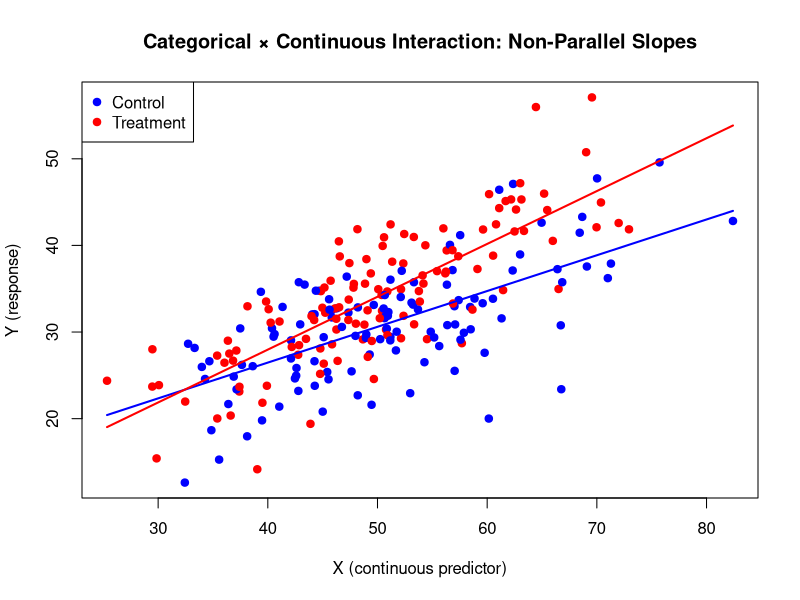

Source code (R):
## ============================================================
## Interaction demo: Categorical (binary) x Continuous
## - Simulate data where slope of X differs by group
## - Fit main-effects-only vs interaction model
## - Partial F-test for interaction
## - Interpret coefficients as group-specific intercepts/slopes
## - Visualize non-parallel lines
## - Show centering of X for interpretability
## ============================================================

set.seed(123)

n <- 240

# Binary categorical predictor (e.g., Treatment vs Control)
group <- factor(sample(c("Control", "Treatment"), size = n, replace = TRUE))

# Continuous predictor (e.g., dosage, age, study time)
X <- rnorm(n, mean = 50, sd = 10)

# True DGP: different intercepts AND different slopes by group
# Control:  E[Y|X] = (beta0) + (beta1)*X
# Treat:    E[Y|X] = (beta0+beta2) + (beta1+beta3)*X
beta0 <- 10
beta1 <- 0.40   # slope in Control
beta2 <- -8     # intercept shift for Treatment vs Control
beta3 <- 0.25   # slope difference (Treatment - Control)

eps <- rnorm(n, sd = 5)

Y <- beta0 +
  beta1 * X +
  beta2 * (group == "Treatment") +
  beta3 * X * (group == "Treatment") +
  eps

dat <- data.frame(Y, X, group)

## ------------------------------------------------------------
## 1) Main-effects-only model (assumes parallel slopes)
## ------------------------------------------------------------

m_main <- lm(Y ~ X + group, data = dat)

cat("\n--- Main-effects-only model: Y ~ X + group ---\n")
print(summary(m_main))

## ------------------------------------------------------------
## 2) Interaction model (allows different slopes by group)
## ------------------------------------------------------------

m_int <- lm(Y ~ X * group, data = dat)  # X + group + X:group

cat("\n--- Interaction model: Y ~ X * group ---\n")
print(summary(m_int))

## ------------------------------------------------------------
## 3) Partial F-test: does interaction improve fit?
##     H0: slope difference = 0  (no interaction)
## ------------------------------------------------------------

cat("\n--- Partial F-test (main vs interaction) ---\n")
print(anova(m_main, m_int))

cat("\n--- R-squared comparison ---\n")
cat("Main effects R^2:", summary(m_main)$r.squared, "\n")
cat("Interaction R^2:", summary(m_int)$r.squared, "\n")

## ------------------------------------------------------------
## 4) Interpret coefficients as group-specific lines
## ------------------------------------------------------------

b <- coef(m_int)

# With R's default treatment coding, "Control" is the reference (alphabetical order).
# Check baseline level:
cat("\n--- Reference level for group ---\n")
print(levels(dat$group))

# Predicted lines:
# Control:    E[Y|X, Control]   = b0 + bX * X
# Treatment:  E[Y|X, Treatment] = (b0 + bG) + (bX + bInt) * X
b0   <- b["(Intercept)"]
bX   <- b["X"]
bG   <- b[paste0("group", levels(dat$group)[2])]            # groupTreatment if Control is ref
bInt <- b[paste0("X:group", levels(dat$group)[2])]          # X:groupTreatment

cat("\n--- Fitted group-specific equations (from interaction model) ---\n")
cat("Control:   E[Y|X] =", round(b0,3), "+", round(bX,3), "* X\n")
cat("Treatment: E[Y|X] =",
    round(b0 + bG,3), "+", round(bX + bInt,3), "* X\n")

cat("\nInterpretation:\n")
cat("* bG is the intercept difference (Treatment - Control) when X = 0.\n")
cat("* bInt is the slope difference (Treatment - Control).\n")
cat("* If bInt = 0, lines are parallel (no interaction).\n")

## ------------------------------------------------------------
## 5) Visualization: non-parallel fitted lines
## ------------------------------------------------------------

cols <- ifelse(dat$group == "Control", "blue", "red")
plot(dat$X, dat$Y,
     col = cols, pch = 19,
     xlab = "X (continuous predictor)",
     ylab = "Y (response)",
     main = "Categorical × Continuous Interaction: Non-Parallel Slopes")

legend("topleft",
       legend = c("Control", "Treatment"),
       col = c("blue", "red"),
       pch = 19)

# Add fitted regression lines per group
xgrid <- seq(min(dat$X), max(dat$X), length.out = 100)

# Control line
yhat_control <- (b0) + (bX) * xgrid
lines(xgrid, yhat_control, col = "blue", lwd = 2)

# Treatment line
yhat_treat <- (b0 + bG) + (bX + bInt) * xgrid
lines(xgrid, yhat_treat, col = "red", lwd = 2)

## ------------------------------------------------------------
## 6) Center X to make intercept comparisons meaningful
## ------------------------------------------------------------

dat$Xc <- dat$X - mean(dat$X)

m_int_centered <- lm(Y ~ Xc * group, data = dat)

cat("\n--- Interaction model with centered X: Y ~ Xc * group ---\n")
print(summary(m_int_centered))

cat("\nCentering note:\n")
cat("* Centering does NOT change fitted values, R^2, or the interaction test.\n")
cat("* It changes interpretation: group coefficient is now the mean difference at X = mean(X).\n")
